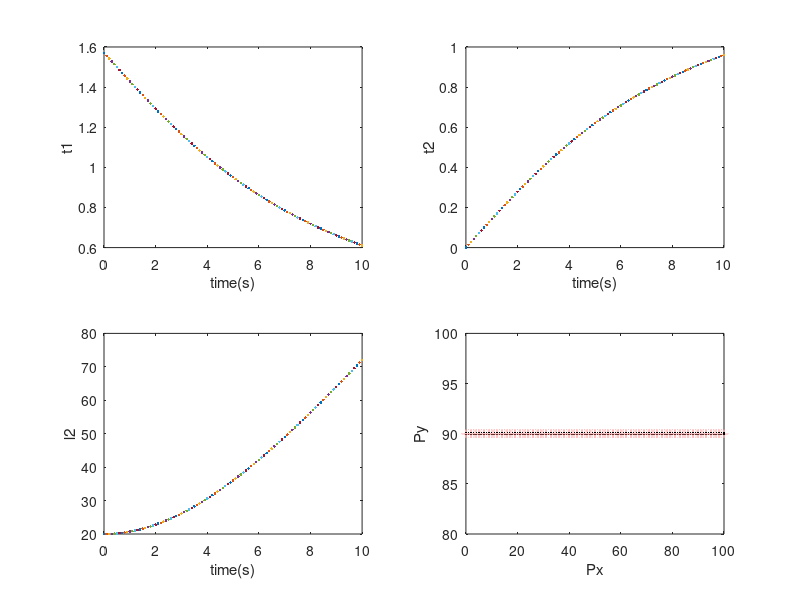

Recreate this plot in MATLAB.
l1 = 50; l3 = 20; v =10; b =10; h= 100;
for t=0 : 0.1: 10
    t1 = atan2(h - b - l3, v*t);
    t2 = pi/2 - t1;
    l2 = sqrt((h - b -l3)^2 + (v*t)^2) - l1;
    Px = (l1 + l2)*cos(t1) + l3*cos(t1 + t2);
    Py = (l1 + l2)*sin(t1) + l3*sin(t1 + t2);
    subplot(2,2,1);plot(t,t1,'.');
    xlabel('time(s)');ylabel('t1');hold on
    subplot(2,2,2);
    plot(t,t2,'.');
    xlabel('time(s)');ylabel('t2');hold on
    subplot(2,2,3);
    plot(t,l2,'.');
    xlabel('time(s)');ylabel('l2');hold on
    subplot(2,2,4);
    plot(Px,Py,'r+');
    xlabel('Px');ylabel('Py');hold on
    pause(0.1);
    plot(Px,Py,'w+');
    plot(Px,Py,'k.');
    
end